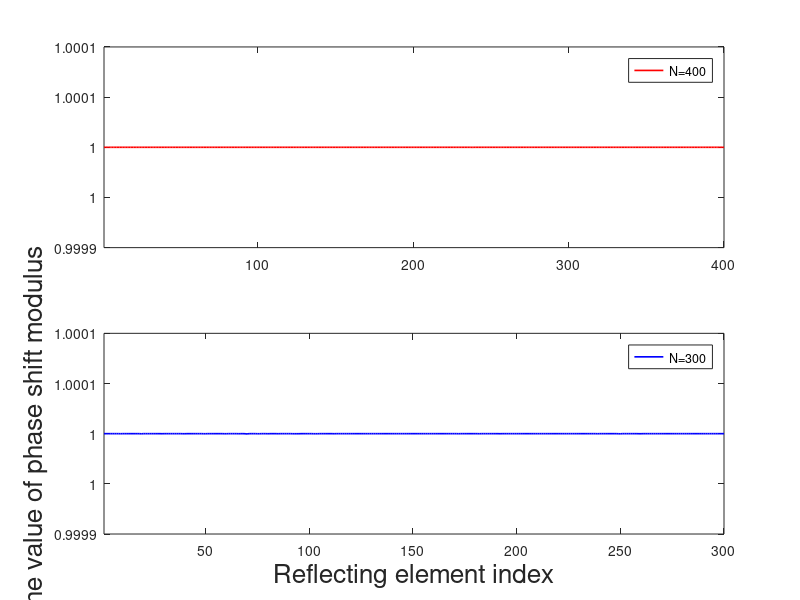

Write MATLAB code to recreate this figure.
load('new_IRS_N400_p13.mat');
unit_modules_400 = zeros(1,400);
for i = 1:400
    unit_modules_400(i)=norm(v_all(i,1))^2;
end

load('new_IRS_N300_p1.mat');
unit_modules_300 = zeros(1,300);
for i = 1:300
    unit_modules_300(i)=norm(v_all(i,1))^2;
end

figure      
subplot(2,1,1);
plot( 1:400,unit_modules_400(1:400),'r-','LineWidth',1.2);
axis([1,400,0.9999,1.0001]);
legend('N=400','Location','northeast')
hold on
subplot(2,1,2);
plot( 1:300,unit_modules_300(1:300),'b-','LineWidth',1.2);
axis([1,300,0.9999,1.0001]);
legend('N=300','Location','northeast')
hold on
xlabel({'Reflecting element index'},'FontSize',19);
t1=ylabel('The value of phase shift modulus','FontSize',19);

% axis([1,500,0.95,1.01]);
% grid on

% set(gca, 'XTick', [1 100 200 3300 400 500], 'YTick', [0.95 1 1.01],'FontSize',13); 
%legend('Proposed Algorithm 1', 'Location','northeast','FontSize',13)